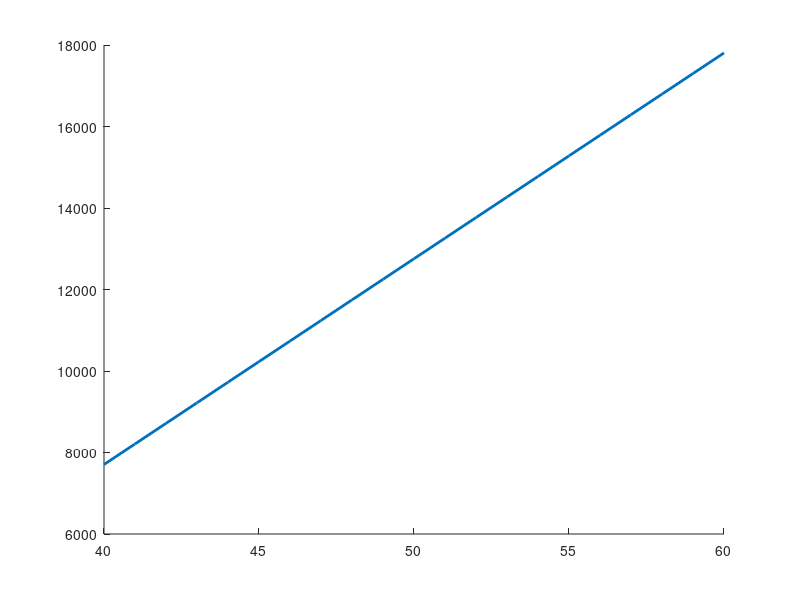

Reproduce this figure in MATLAB. (Note: this script raises an error after producing the figure.)
clear;
clc;
% a matrix
M = [9, -2; -3, -4];
% multiplied by its inverse, if matrix is invertable
I = M*inv(M);
% gives the identity matrix
disp(I);

% Solving a system of linear equations
A = [2, 3; 4, 9];
b = [6, 15]';
x = inv(A)*b;
disp(x);

% Overdetermined system
A = [1, 1; 3, 1; 5, 1];
d = [1; 4; 5];
% Since A is not a square matrix, we cannot invert it, however, we may use
% the pseudo-inverse ie. inv(A'*A)*A'

c = pinv(A)*d;

% visualise the result
m = c(1);
b = c(2);
x = [1:6];
y = m*x+b;
% plot(x,y);
hold on;
% scatter(A(:, 1), d);

% Example (rigid body transformation)
p1 = [3, 0, 1]'; % note we added w = 1, to make p1 a homogeneous coordinate
tx= 3;
ty = 2;
theta = deg2rad(90);
T = [cos(theta), -sin(theta), tx;...
sin(theta), cos(theta), ty; 0, 0 1];
q1 = T*p1

% alternatively, using affine2d class, noting transpose of matrix is
% required

T = affine2d(...
[cos(theta), -sin(theta), tx;...
sin(theta), cos(theta), ty; ...
0, 0 1]'); % transpose for affine2d function
[x, y] =transformPointsForward(T,3,0)

% derivatives
x = [1:100];
f = 5*x.^2+5*x+5;
% plot(x,f);
a = 50; % A point to analyse
hold on;
% scatter(x(a), f(a));

% Plot tangent at a
% first derivative
f_x= 10*x+5;
m = f_x(a); % where a = 50, 10*x+5 = 505
xx = [x(a)-10:x(a)+10]; % columns from 40 to 60
% center xx around 0 ~ x(a) = 50
% zero-center xx-x(a) ~ ... -2    -1     0     1     2 ...  
% f(x(a)) = 12755 ~ evaluated for f = 5*x.^2+5*x+5
% 12755 * 505 * x ~ 7705        8210        8715 ...
% Ask Alex
y = f(x(a))+m*(xx-x(a)); 
% plot(xx, y);

% Taylor series expansion
x = [1:100];
f = 5*x.^2+5*x+5;
f_x= 10*x + 5;
f_xx= 10*ones(size(x));
%plot(x,f); hold on;
a = 50; % A point to analyse
%scatter(x(a), f(a));

x = [x(a)-10:x(a)+10];
% First order approximation at a
f_first= f(a) + f_x(a)*(x-a);
h = plot(x, f_first);
set(h, 'LineWidth', 2);
% Second order approximation at a
f_second= f(a) + f_x(a)*(x-a)+0.5*f_xx(a)*(x-a).^2;
%h = plot(x, f_second);
%set(h, 'LineWidth', 2);

% run in separate script
% Nonlinear optimisation example
p = [1, 1; 3, 4; 5, 5];
t0 = [0, 0];
topt= lsqnonlin(@(t)CurveError(t, p), t0);
a = topt(1);
b = topt(2);
x = [1:.1:5];
f = a+b*x+a*b*x.^2;
plot(x, f);
hold on;
scatter(p(:, 1), p(:, 2));

% run in separate script
% integral as sum

x = [1:100];
f = x.^2;
plot(x, f);

% Between 20 and 80, sample f(x) every dx
% units and multiply by box width (dx)
a = 20;
b = 80;
dx = 5;
intfx= 0;
for xx = a:dx:b-dx
 intfx = intfx + f(xx) * dx;
end

